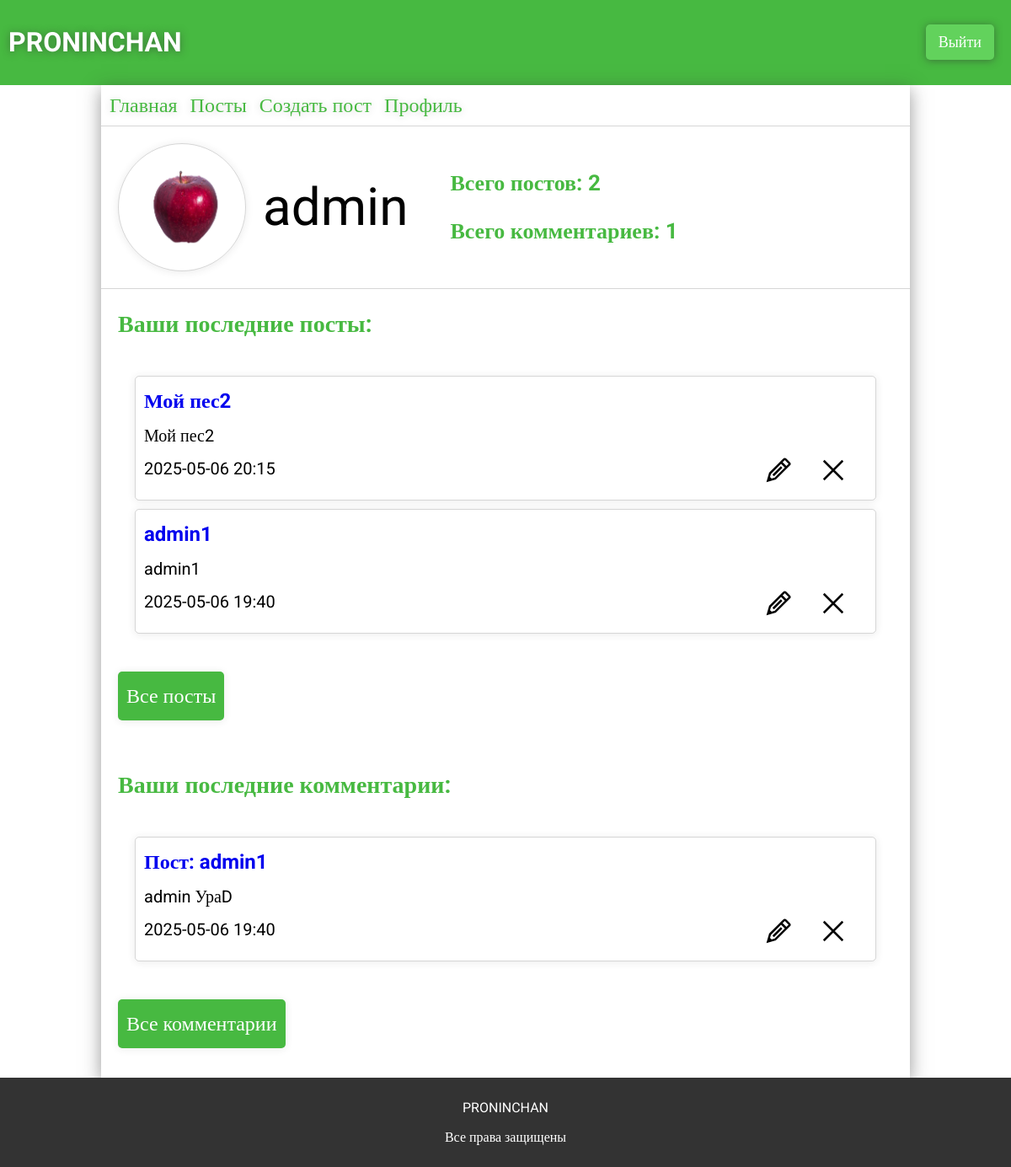
Page /profile (signed in) on the committed database.
### app.py (models this page shows)
class Users(db.Model):
    __tablename__ = 'users'
    id = db.Column(db.Integer, primary_key=True)
    username = db.Column(db.String(32), unique=True, nullable=False)
    photo = db.Column(db.String(124))
    email = db.Column(db.String(64), unique=True, nullable=False)
    password = db.Column(db.String(30), nullable=False)
    access = db.Column(db.String(64), nullable=False, default='user')
    all_posts = db.relationship("ForumPosts", backref="user_author", cascade="all, delete-orphan")
    all_comments = db.relationship("ForumComments", backref="user_author")

class ForumPosts(db.Model):
    __tablename__ = 'forum_posts'
    id = db.Column(db.Integer, primary_key=True)
    user_id = db.Column(db.Integer, db.ForeignKey('users.id'), nullable=False)
    theme = db.Column(db.String(124), nullable=False)
    text = db.Column(db.Text, nullable=False)
    section_id = db.Column(db.Integer, db.ForeignKey('forum_sections.id'), nullable=False)
    category_id = db.Column(db.Integer, db.ForeignKey('forum_categories.id'), nullable=False)
    created_at = db.Column(db.DateTime, default=datetime.now)
    user = db.relationship("Users", backref="posts")
    sections = db.relationship("ForumSections")
    categories = db.relationship("ForumCategory")
    all_comments = db.relationship("ForumComments", backref="forum_post", cascade="all, delete-orphan")

class ForumComments(db.Model):
    __tablename__ = 'forum_comments'
    id = db.Column(db.Integer, primary_key=True)
    user_id = db.Column(db.Integer, db.ForeignKey('users.id'), nullable=False)
    text = db.Column(db.Text, nullable=False)
    created_at = db.Column(db.DateTime, default=datetime.now)
    post_id = db.Column(db.Integer, db.ForeignKey('forum_posts.id'), nullable=False)
    user = db.relationship("Users", backref="comments")
    post = db.relationship('ForumPosts', backref='comments')

### app.py (the view)
@app.route('/profile')
def profile():
    if 'user' in session:
        try:
            access = (Users.query.filter_by(id=session['user']).first()).access
        except:
            return redirect(url_for('logout'))
        user = Users.query.filter_by(id=session['user']).first()
        user_posts =  ForumPosts.query.filter_by(user_id=session['user']).order_by(ForumPosts.created_at.desc()).limit(5).all()
        user_comments = ForumComments.query.filter_by(user_id=session['user']).order_by(ForumComments.created_at.desc()).limit(5).all()
        c_total = ForumComments.query.filter_by(user_id=session['user']).count()
        p_total = ForumPosts.query.filter_by(user_id=session['user']).count()
        return render_template('profile.html', user = user, posts=user_posts,
                               comments=user_comments, c_total=c_total,p_total=p_total, access=access)
    return render_template('profile.html')

### templates/profile.html (shortened to what this page needs)
{% extends 'base.html' %}
{% block main %}
<link rel="stylesheet" href="{{ url_for('static', filename='css/profile.css') }}">
{% if session['user'] %}
<div class="profile">
    <div class="profile-container">
        <div class="profile-person">
            <form class="profile-person-img">
                <img src="{{ url_for('static', filename=user.photo) if user.photo else url_for('static', filename='img/person.svg') }}" alt="">
            </form>
            <p>{{user.username}}</p>
        </div>
        <div class="profile-data">
            <p>Всего постов: {{p_total}}</p>
            <p>Всего комментариев: {{c_total}}</p>
        </div>
    </div>
    <div class="commentsposts">
        <p>Ваши последние посты:</p>
        <div class="commentsposts-container">
            {% for post in posts %}
            <div class="commentsposts-container-post" id="post-{{post.id}}">
                <div class="commentsposts-container-post-edit">
                    <img src="../static/img/Edit.svg" alt="" class="edit-post" id="post-{{post.id}}" data-post-id="{{post.id}}">
                    <img src="../static/img/Close.svg" alt="" class="delete-post" data-post-id="{{post.id}}">
                </div>
                <a class="post-theme" href="{{url_for('post', post=post.id)}}">{{post.theme}}</a>
                <p class="post-text"  data-text="{{post.text}}">{{post.text | truncate(150, True, '...')}}</p>
                <p class="post-created">{{post.created_at.strftime('%Y-%m-%d %H:%M')}}</p>
            </div>
            {% endfor %}
        </div>
        <button><a href="{{url_for('user_posts')}}">Все посты</a></button>
    </div>
    <div  class="commentsposts">
        <p>Ваши последние комментарии:</p>
        <div class="commentsposts-container">
            {% for comment in comments %}
            <div class="commentsposts-container-post" id="comment-{{comment.id}}">
                <div class="commentsposts-container-post-edit">
                    <img src="../static/img/Edit.svg" alt="" class="edit-comment" id="comment-{{comment.id}}" data-comment-id="{{comment.id}}">
                    <img src="../static/img/Close.svg" alt="" class="delete-comment" data-comment-id="{{comment.id}}">
                </div>
                <a href="{{url_for('post', post=comment.post_id)}}">Пост: {{comment.post.theme}}</a>
                <p class="comment-text" data-text="{{comment.text}}">{{comment.text | truncate(100, True, '...')}}</p>
                <p class="comment-created">{{comment.created_at.strftime('%Y-%m-%d %H:%M')}}</p>
            </div>
            {% endfor %}
        </div>
        <button><a href="{{url_for('user_comments')}}">Все комментарии</a></button>
    </div>
</div>
{% else %}
    <div class="login">
        <h2>Войдите в аккаунт</h2>
    </div>
{% endif %}
{% endblock %}

### static/css/base.css (style rules this page uses)
* { font-family: "Roboto"; }
body { margin: 0; padding: 0; display: flex; flex-direction: column; min-height: 100vh; }

### static/css/profile.css (style rules this page uses)
.profile .profile-container { display: flex; align-items: center; padding: 20px; border-bottom: 1px solid rgba(51, 51, 51, 0.2); }
.profile .profile-person { display: flex; align-items: center; cursor: pointer; }
.profile .profile-person p { font-size: 62px; margin: 0; margin-left: 20px; }
.profile .profile-person .profile-person-img { position: relative; width: 150px; height: 150px; border-radius: 50%; overflow: hidden; display: flex; align-items: center; box-shadow: 0 1px 10px rgba(51, 51, 51, 0.1); border: 1px solid rgba(51, 51, 51, 0.2); }
.profile .profile-person .profile-person-img img { width: 100%; cursor: pointer; }
.profile .profile-data { color: #47b941; font-weight: bolder; margin-left: 50px; font-size: 26px; }
.commentsposts { padding: 20px; font-size: 20px; }
.commentsposts p:first-child { color: #47b941; font-weight: bolder; font-size: 28px; margin: 15px 0; margin-top: 5px; }
.commentsposts button { background-color: #47b941; padding: 15px 10px; margin: 15px 0; box-shadow: 0 1px 10px rgba(51, 51, 51, 0.1); border: none; border-radius: 5px; transition: 0.3s ease; }
.commentsposts button a { font-size: 24px; text-decoration: none; color: white; }
.commentsposts .commentsposts-container { padding: 20px; }
.commentsposts .commentsposts-container .commentsposts-container-post { position: relative; border-radius: 5px; box-shadow: 0 1px 10px rgba(51, 51, 51, 0.1); border: 1px solid rgba(51, 51, 51, 0.2); padding: 10px; padding-top: 15px; margin: 10px 0; }
.commentsposts .commentsposts-container .commentsposts-container-post a { text-decoration: none; font-weight: bolder; font-size: 24px; margin: 15px 0; }
.commentsposts .commentsposts-container .commentsposts-container-post p { margin: 15px 0; }
.commentsposts .commentsposts-container .commentsposts-container-post .commentsposts-container-post-edit { position: absolute; right: 20px; bottom: 0; }
.commentsposts .commentsposts-container .commentsposts-container-post .commentsposts-container-post-edit img { width: 30px; margin: 15px 15px; transition: 0.2s ease; }

### rows in the picture
Users: photo (picture), username "admin"
ForumPosts: theme "Мой пес2", text "Мой пес2", created_at "2025-05-06 20:15"
ForumPosts: theme "admin1", text "admin1", created_at "2025-05-06 19:40"
ForumComments: post.theme "admin1", text "admin УраD", created_at "2025-05-06 19:40"

### other values in the picture
{{ p_total }} "2"
{{ c_total }} "1"
